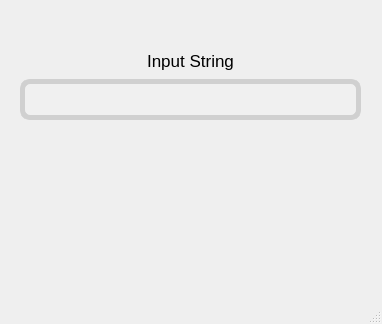
<?xml version="1.0" encoding="UTF-8"?>
<ui version="4.0">
 <class>MainWindow</class>
 <widget class="QMainWindow" name="MainWindow">
  <property name="geometry">
   <rect>
    <x>0</x>
    <y>0</y>
    <width>382</width>
    <height>324</height>
   </rect>
  </property>
  <property name="font">
   <font>
    <family>Arial</family>
   </font>
  </property>
  <property name="windowTitle">
   <string>MainWindow</string>
  </property>
  <widget class="QWidget" name="centralwidget">
   <widget class="QLineEdit" name="lineEdit">
    <property name="geometry">
     <rect>
      <x>20</x>
      <y>79</y>
      <width>341</width>
      <height>41</height>
     </rect>
    </property>
    <property name="font">
     <font>
      <family>Arial</family>
     </font>
    </property>
    <property name="styleSheet">
     <string notr="true">border: 5px solid rgb(208, 208, 208);
border-radius: 10px;
background-color: rgb(240, 240, 240);</string>
    </property>
    <property name="placeholderText">
     <string/>
    </property>
   </widget>
   <widget class="QLabel" name="label">
    <property name="geometry">
     <rect>
      <x>40</x>
      <y>50</y>
      <width>301</width>
      <height>21</height>
     </rect>
    </property>
    <property name="font">
     <font>
      <pointsize>13</pointsize>
     </font>
    </property>
    <property name="text">
     <string>Input String</string>
    </property>
    <property name="alignment">
     <set>Qt::AlignCenter</set>
    </property>
   </widget>
  </widget>
  <widget class="QStatusBar" name="statusbar"/>
  <action name="actionNew_Random_Key">
   <property name="text">
    <string>New Random Key</string>
   </property>
   <property name="shortcut">
    <string>Ctrl+N</string>
   </property>
  </action>
  <action name="actionLoad_Key">
   <property name="text">
    <string>Load Key</string>
   </property>
   <property name="shortcut">
    <string>Ctrl+O</string>
   </property>
  </action>
  <action name="actionExit">
   <property name="text">
    <string>Exit</string>
   </property>
  </action>
 </widget>
 <resources/>
 <connections/>
</ui>
